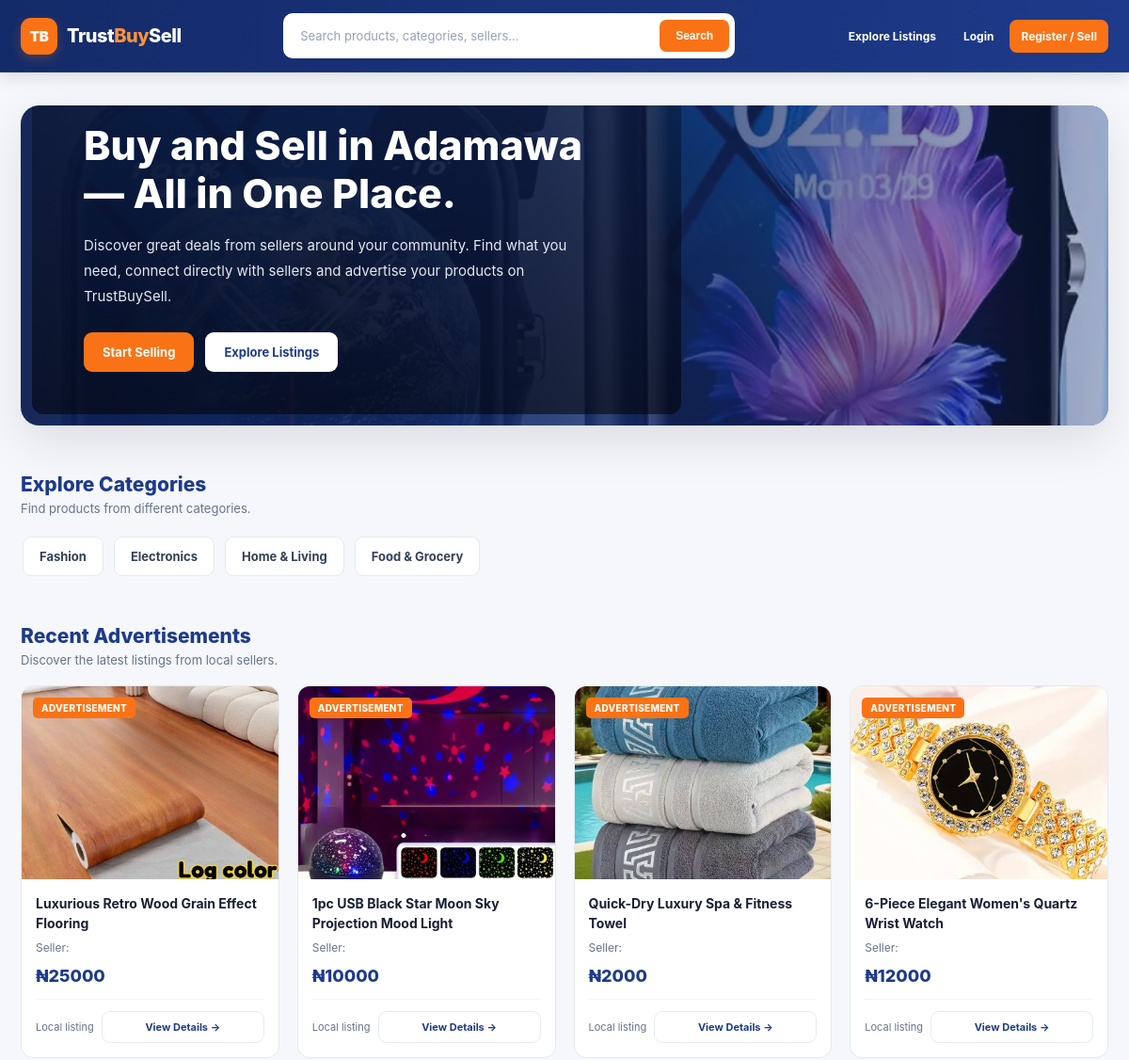
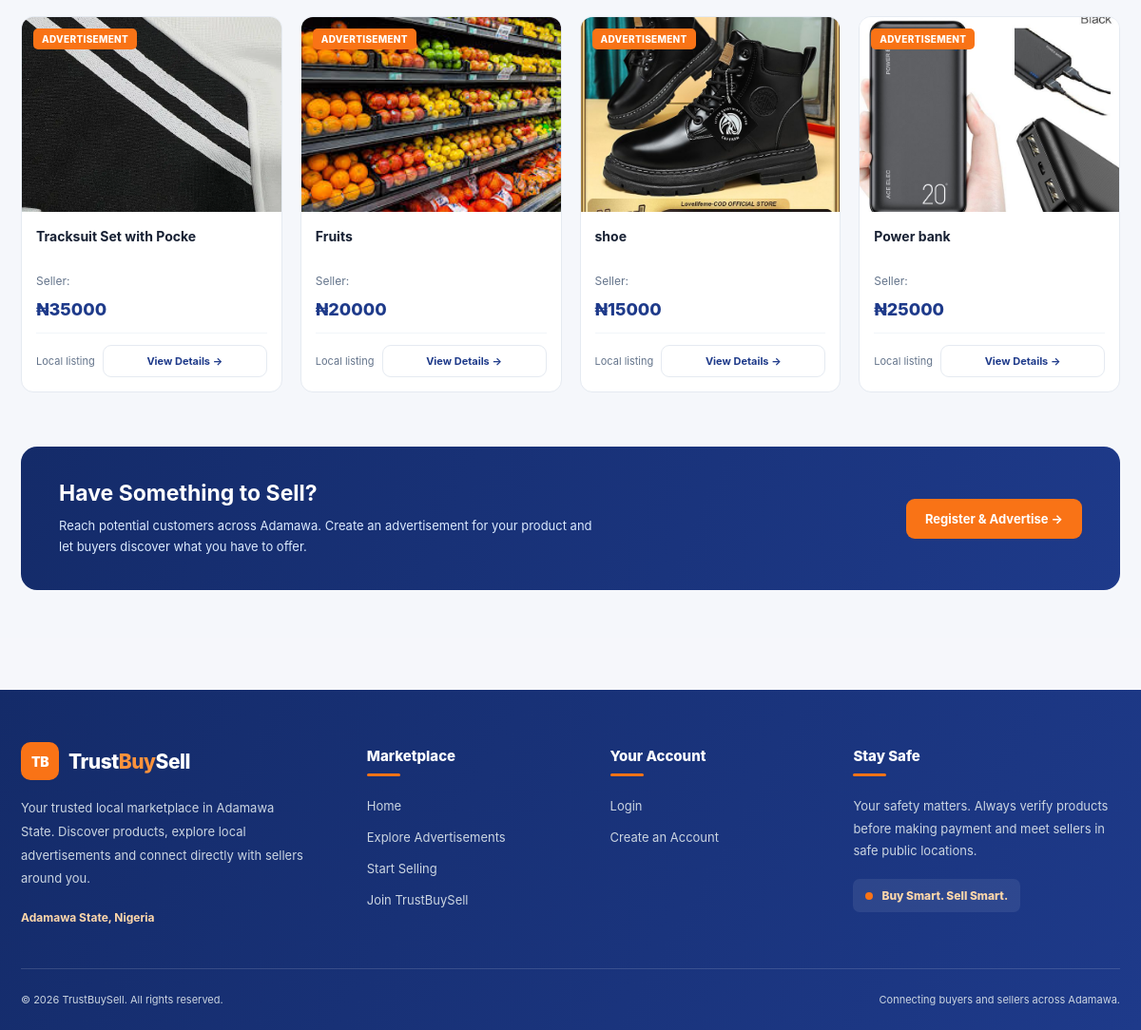
The page / on the database its author committed (2 pictures, top to bottom).
### Products/models.py (models this page shows, shortened)
class HeroImage(models.Model):
    title = models.CharField(max_length=200, blank=True, null=True)
    subtitle = models.CharField(max_length=300, blank=True, null=True)
    image = models.ImageField(upload_to="hero_images/")
    is_active = models.BooleanField(default=True)
    updated = models.DateTimeField(auto_now=True)
    uploaded_by = models.ForeignKey(User, on_delete=models.SET_NULL, null=True, blank=True)
    class Meta:
        verbose_name = "Hero Image"
        verbose_name_plural = "Hero Images"

class category(models.Model):
    name = models.CharField(max_length=30, null = True)
    image = models.ImageField( upload_to="img/", null=True)
    class Meta:
        verbose_name="category"
        verbose_name_plural="Category"

class Products(models.Model):
    STATUS_CHOICES = (
        ('draft', 'Draft'),
        ('published', 'Published'),
    )
    user = models.ForeignKey(User, on_delete=models.CASCADE, null=True)
    category = models.ForeignKey(category, related_name="product_category", on_delete=models.CASCADE, null=True)
    name = models.CharField(max_length=100, null=True)
    description = models.TextField(null=True)
    meta_keywords = models.CharField(max_length=255, null=True, help_text="SEO keywords separated by commas")
    meta_descriptions = models.CharField(max_length=255, null=True, help_text="SEO description here")
    published = models.DateTimeField(auto_now_add=True, null=True)
    updated = models.DateTimeField(auto_now=True, null=True)
    slug = models.SlugField(max_length=120, unique=True, null=True)
    discountedprice = models.DecimalField(max_digits=20, decimal_places=2, null=True)
    status = models.CharField(max_length=30, choices=STATUS_CHOICES, default="draft")
    stock = models.PositiveIntegerField(default=0)
    class Meta:
        verbose_name = "Product"
        verbose_name_plural = "Products"

class ProductImage(models.Model):
    user = models.ForeignKey(User, related_name="user_image", on_delete=models.CASCADE, null=True)
    product = models.ForeignKey(Products, related_name="images", on_delete=models.CASCADE)
    image = models.ImageField(upload_to="img/product_images/")
    image_url = models.URLField(max_length=500, blank=True, null=True)
    Ishero = models.BooleanField(default=False)

### user/views.py (the view)
# urls.py: path("", views.index, name="index"),
def index(request):
    categories = category.objects.all()
    allproducts = Products.objects.all().order_by("-published")[:8]
    hero = HeroImage.objects.filter(is_active=True).first()
    top_rated = Products.objects.annotate(five_star_count=Count("reviews", filter=Q(reviews__rating=5))).filter(five_star_count__gt=0).order_by("-five_star_count")[:10]  # Show top 10
    context = {"categories":categories,"hero":hero,"top_rated": top_rated,"allproducts":allproducts}
    return render(request,"index.html", context)

### templates/index.html (shortened to what this page needs)
{% extends "base.html" %}
{% load static %}
{% block header %}
<link rel="stylesheet" href="{% static 'css/main.css' %}">
{% include "header.html" %}
{% endblock %}
{% block content %}
<div class="market-home">
    <section class="market-hero">
        <div class="market-container">
            <div class="hero-card">
                {% if hero %}
                    <div class="hero-media"
                         style="background-image: url('{{ hero.image.url }}');">
                    </div>
                {% endif %}
                <div class="hero-content">
                    <h1>
                        Buy and Sell in Adamawa — All in One Place.
                    </h1>
                    <p>
                        Discover great deals from sellers around your community.
                        Find what you need, connect directly with sellers and
                        advertise your products on TrustBuySell.
                    </p>
                    <div class="hero-actions">
                        <a class="market-btn market-btn-orange"
                           href="{% url 'register' %}">
                            Start Selling
                        </a>
                        <a class="market-btn market-btn-light"
                           href="#recent-listings">
                            Explore Listings
                        </a>
                    </div>
                </div>
            </div>
        </div>
    </section>
    <section class="category-section">
        <div class="market-container">
            <div class="section-heading">
                <div>
                    <h2>Explore Categories</h2>
                    <p>Find products from different categories.</p>
                </div>
            </div>
            <div class="category-list">
                {% for category in categories %}
                    <a class="category-chip"
                       href="{% url 'category_products' category.id %}">
                        {{ category.name }}
                    </a>
                {% empty %}
                    <span class="category-chip">
                        No categories available yet
                    </span>
                {% endfor %}
            </div>
        </div>
    </section>
    <section class="market-section" id="recent-listings">
        <div class="market-container">
            <div class="section-heading">
                <div>
                    <h2>Recent Advertisements</h2>
                    <p>Discover the latest listings from local sellers.</p>
                </div>
            </div>
            {% if allproducts %}
                <div class="market-grid">
                    {% for product in allproducts %}
                        <article class="market-card">
                            <a class="market-image-link"
                               href="{% url 'product_detail' product.slug %}">
                                <div class="market-media">
                                    {% if product.images.first %}
                                        <img loading="lazy"
                                             src="{{ product.images.first.image.url }}"
                                             alt="{{ product.name }}">
                                    {% else %}
                                        <img loading="lazy"
                                             src="{% static 'img/placeholder.png' %}"
                                             alt="No image available">
                                    {% endif %}
                                </div>
                                <span class="listing-label">
                                    Advertisement
                                </span>
                            </a>
                            <div class="market-card-body">
                                <h3 class="market-product-title">
                                    <a href="{% url 'product_detail' product.slug %}">
                                        {{ product.name }}
                                    </a>
                                </h3>
                                <div class="market-seller">
                                    Seller: {{ product.seller.name }}
                                </div>
                                <div class="market-price">
                                    ₦{{ product.discountedprice|floatformat:0 }}
                                </div>
                                <div class="market-card-footer">
                                    <span class="market-location">
                                        Local listing
                                    </span>
                                    <a class="market-btn market-btn-outline"
                                       href="{% url 'product_detail' product.slug %}">
                                        View Details →
                                    </a>
                                </div>
                            </div>
                        </article>
                    {% endfor %}
                </div>
            {% else %}
                <div class="empty-state">
                    No recent advertisements available at the moment.
                    Please check back later.
                </div>
            {% endif %}
        </div>
    </section>
    <section class="market-container">
        <div class="seller-banner">
            <div>
                <h2>Have Something to Sell?</h2>
                <p>
                    Reach potential customers across Adamawa.
                    Create an advertisement for your product and let buyers
                    discover what you have to offer.
                </p>
            </div>
            <a href="{% url 'register' %}"
               class="market-btn market-btn-orange">
                Register & Advertise →
            </a>
        </div>
    </section>
</div>
{% endblock %}

### static/css/main.css (style rules this page uses)
:root { --primary: #1e293b; --accent: #f97316; --fg: #0f172a; --muted: #64748b; --bg: #f6f7fb; --card: #ffffff; --ring: rgba(2, 6, 23, .08); --radius: 14px; --gap: 14px; }
* { box-sizing: border-box }
html, body { margin: 0; padding: 0 }
body { font-family: Inter, system-ui, -apple-system, Segoe UI, Roboto, Arial, sans-serif; color: var(--fg); background: var(--bg); -webkit-font-smoothing: antialiased }
a { color: inherit; text-decoration: none }
img { display: block; max-width: 100% }
.hero-card { position: relative; overflow: hidden; border-radius: var(--radius); background: linear-gradient(135deg, #e0f2fe, #eff6ff); box-shadow: 0 18px 50px rgba(2, 6, 23, .10) }
.hero-media { height: clamp(260px, 46vh, 520px); background-position: center; background-size: cover }
.hero-content { position: absolute; inset: auto 12px 12px 12px; background: linear-gradient(180deg, rgba(0, 0, 0, .25), rgba(0, 0, 0, .55)); color: #fff; padding: 14px; border-radius: 12px; max-width: 680px }
.hero-actions { display: flex; gap: 8px; margin-top: 10px; flex-wrap: wrap }

### static/css/header.css (style rules this page uses)
:root { --tbs-primary: #1e3a8a; --tbs-primary-dark: #142b69; --tbs-accent: #f97316; --tbs-white: #ffffff; --tbs-muted: #64748b; --tbs-border: #e2e8f0; }

### static/css/footer.css (style rules this page uses)
:root { --tbs-footer-primary: #1e3a8a; --tbs-footer-dark: #142b69; --tbs-footer-orange: #f97316; --tbs-footer-muted: #cbd5e1; }

### rows shown on the page
HeroImage: image (picture)
category: name "Fashion"
category: name "Electronics"
category: name "Home & Living"
category: name "Food & Grocery"
Products: images.first.image (picture), name "Luxurious Retro Wood Grain Effect Flooring", discountedprice "25000"
Products: images.first.image (picture), name "1pc USB Black Star Moon Sky Projection Mood Light", discountedprice "10000"
Products: images.first.image (picture), name "Quick-Dry Luxury Spa & Fitness Towel", discountedprice "2000"
Products: images.first.image (picture), name "6-Piece Elegant Women's Quartz Wrist Watch", discountedprice "12000"
Products: images.first.image (picture), name "Tracksuit Set with Pocke", discountedprice "35000"
Products: images.first.image (picture), name "Fruits", discountedprice "20000"
Products: images.first.image (picture), name "shoe", discountedprice "15000"
Products: images.first.image (picture), name "Power bank", discountedprice "25000"
